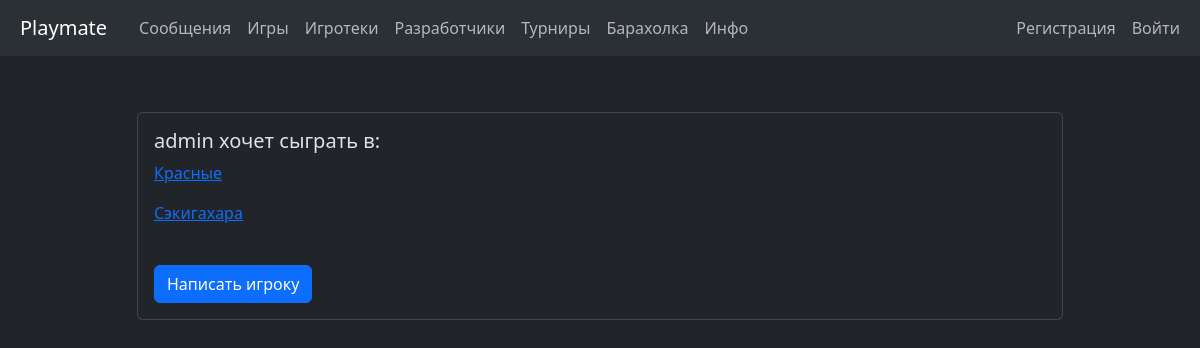
Page /main_app/player/1/ on the earlier database version.
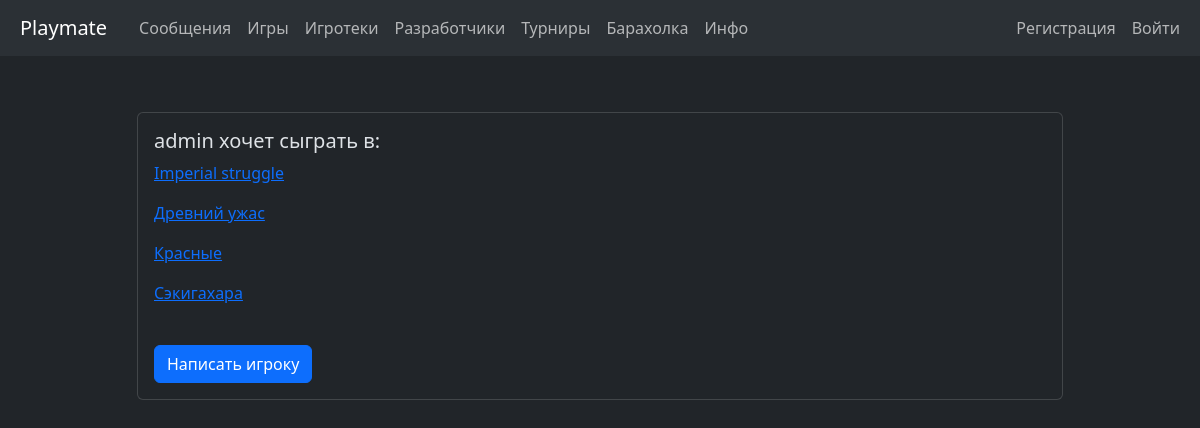
Same page on the later database version.
### main_app/models.py (models this page shows, shortened)
class BoardGame(models.Model):
    title = models.CharField(verbose_name='Название игры',
                             blank=False,
                             null=False,
                             max_length=100)
    url_tesera = models.URLField(verbose_name='Ссылка на игру на сайте tesera.ru',
                                 blank=True,
                                 null=True,
                                 max_length=200)
    url_bgg = models.URLField(verbose_name='Ссылка на игру на сайте boardgamegeek.com',
                              blank=True,
                              null=True,
                              max_length=100)
    created_at = models.DateTimeField(auto_now_add=True)
    updated_at = models.DateTimeField(auto_now=True)
    created_by = models.ForeignKey(User,
                                   related_name='created_games',
                                   on_delete=models.SET_NULL,
                                   null=True)
    players= models.ManyToManyField(User,
                                    related_name='liked_games',
                                    null=True)
    class Meta:
        indexes = [
            models.Index(fields=['title'])
        ]
        ordering = ['title']
        verbose_name = 'Настолка'
        verbose_name_plural = 'Настолки'

### main_app/views.py (the view)
# urls.py: path('player/<int:pk>/', views.PlayerView.as_view(), name='player'),
class PlayerView(DetailView):
    model = get_user_model()
    template_name = 'main_app/player.html'
    context_object_name = 'player'
    def get_context_data(self, **kwargs):
        context = super().get_context_data(**kwargs)
        context['games'] = self.object.liked_games.all()
        return context

### main_app/templatetags/active_page.py (called while the page is built)
@register.simple_tag
def active_url(request, path_name, *args, **kwargs):
    try:
        url = reverse(path_name, args=args, kwargs=kwargs)
        if url == request.path:
            return 'active'
    except NoReverseMatch:
        pass
    return ''

### templates/main_app/player.html (shortened to what this page needs)
{% extends 'base.html' %}
{% load django_bootstrap5 %}
{% block content %}
<div class="container-sm mt-5">
        <div class="row justify-content-center">
            <div class="col col-lg-10">
                <div class="card mt-2">
                    <div class="card-body">
                        <h5 class="card-title">{{ player.username }} хочет сыграть в:</h5>
                        <div class="card-text">
                            {% for game in games %}
                                <p><a class="link-primary"
                                      href="{% url 'main:game' game.pk %}">{{ game.title|capfirst }}</a></p>
                            {% empty %}
                                У игрока пока нет пожеланий.
                            {% endfor %}
                            <a href="!!!!!!!!!!!!!!!!!!!!!!!!!!!!!!!!!!!!!!!!!!!!!!!!!!"
                               class="btn btn-primary mt-4">Написать игроку</a>
                        </div>
                    </div>
                </div>
            </div>
        </div>
    </div>
{% endblock %}

Differences in the rows shown:
added BoardGame: title "Imperial struggle"
added BoardGame: title "Древний ужас"
